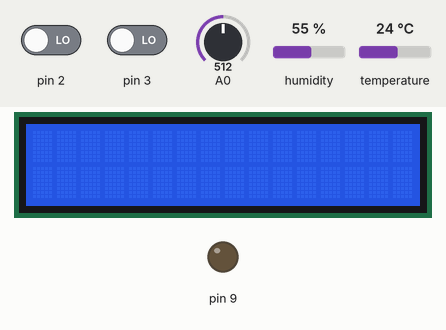
Simulated run of this sketch. Board: Arduino Uno, built with avr-gcc and run on an emulated ATmega328P. Parts: 16×2 character LCD, output pins drawn as LEDs (lit = HIGH). The inputs (shaded band) are chosen by the test bench; at power-on: pin 2 LOW, A0 = 512, pin 3 LOW, humidity 55 %, temperature 24 °C. The local clock reads 2024-03-15 10:24:30 at power-on unless the sketch sets it; what the sketch prints to the serial monitor is not drawn.

Above: at 1.2 s.
1.3 s: pin 2 driven HIGH
At 2.3 s:
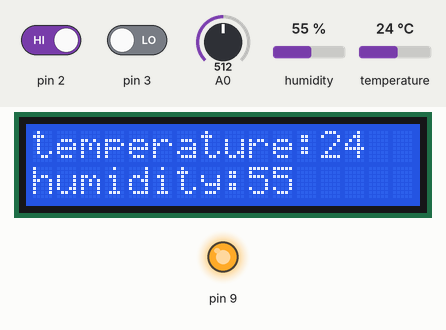
2.8 s: A0 set to 44
4.3 s: A0 set to 37
At 5.3 s:
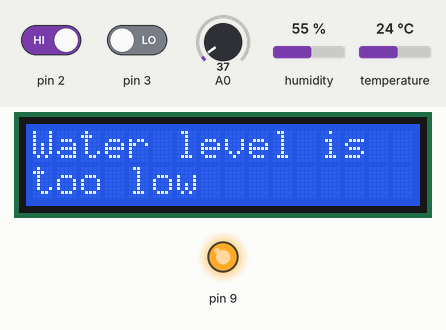
5.9 s: pin 3 driven HIGH
At 6.7 s:
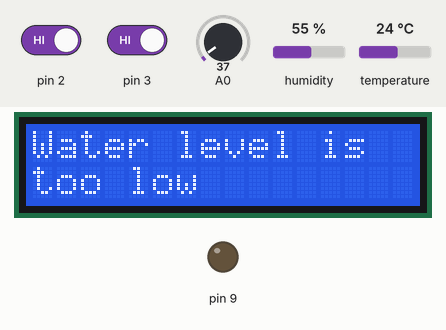
Timing chart, 0 to 8.4 s (numbered marks = the images above; inputs shaded):
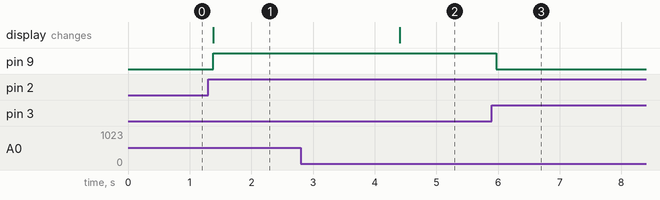

The sketch:

swamp_cooler.ino
```cpp
//Name: Joel Molina
//Date: 4/20/2024
//Purpose: Create an evaporation cooling system (Swamp Cooler)

#include <LiquidCrystal.h>
#include <dht.h>
#include <Stepper.h>
#include <Wire.h>
#include <RTClib.h>

//time setup
DS1307 rtc;

//fan motor setup
//speedPin = D5;
//dir1 = D6;
//dir2 = D7;

//stepper motor setup
const int stepsPerRevolution = 2048;
Stepper myStepper = Stepper(stepsPerRevolution, 8, 10, 9, 11); //In1-In3-In2-In4 for proper step sequence

//DHT setup
dht DHT;
#define DHT11_PIN 4

//LCD setup
const int RS = 45, EN = 43, D4 = 47, D5 = 49, D6 = 51, D7 = 53;
LiquidCrystal lcd(RS, EN, D4, D5, D6, D7);

//UART setup
//UART macros
#define RDA 0x80
#define TBE 0x20

//UART pointers
volatile unsigned char* myUCSR0A  = (unsigned char*) 0x00C0;
volatile unsigned char* myUCSR0B  = (unsigned char*) 0x00C1;
volatile unsigned char* myUCSR0C  = (unsigned char*) 0x00C2;
volatile unsigned int*  myUBRR0   = (unsigned int*) 0x00C4;
volatile unsigned char* myUDR0    = (unsigned char*) 0x00C6;

//ADC pointers
volatile unsigned char* my_ADMUX = (unsigned char*) 0x7C;
volatile unsigned char* my_ADCSRB = (unsigned char*) 0x7B;
volatile unsigned char* my_ADCSRA = (unsigned char*) 0x7A;
volatile unsigned int* my_ADC_DATA = (unsigned int*) 0x78;

//water sensor setup
//Power pin = D52
//Signal pin = A0
int waterSensorValue = 0;

//general global variables
int mode;
volatile bool startButtonPressed = 0;
volatile bool stopButtonPressed = 0;
volatile bool resetButtonPressed = 0;
unsigned long previousTime = 0; //Stores last LCD update time.
const long updateInterval = 60000; //60000 milliseconds (1-minute per update)
float fWaterLevel = 0;
float waterLevelThreshold = 0.2;
int temperature = 0;
int temperatureThreshold = 25;
bool firstTime = -1;
bool toggleDirFlag = 0;

//port A Register Pointers (used for LED's)
volatile unsigned char* port_a = (unsigned char*) 0x22;
volatile unsigned char* ddr_a  = (unsigned char*) 0x21;
volatile unsigned char* pin_a  = (unsigned char*) 0x20;

//port E Register Pointers (used for start & stop buttons) | PE3 used for fan motor
volatile unsigned char* port_e = (unsigned char*) 0x2E;
volatile unsigned char* ddr_e  = (unsigned char*) 0x2D;
volatile unsigned char* pin_e  = (unsigned char*) 0x2C;

//port B Register Pointers (used for water sensor output)
volatile unsigned char* port_b = (unsigned char*) 0x25;
volatile unsigned char* ddr_b  = (unsigned char*) 0x24;
volatile unsigned char* pin_b  = (unsigned char*) 0x23;

//port D Register Pointers (used for reset and changePos buttons)
volatile unsigned char* port_d = (unsigned char*) 0x2B;
volatile unsigned char* ddr_d  = (unsigned char*) 0x2A;
volatile unsigned char* pin_d  = (unsigned char*) 0x29;

//port H Register Pointers (used for fan motor)
volatile unsigned char* port_h = (unsigned char*) 0x102;
volatile unsigned char* ddr_h  = (unsigned char*) 0x101;
volatile unsigned char* pin_h  = (unsigned char*) 0x100;

void setup()
{
  //Initialize serial port
  U0Init(9600);

  //set LED's to output mode
  //pinA(1,3,5,7)
  *ddr_a |= 0x02; //blue LED
  *ddr_a |= 0x08; //green LED
  *ddr_a |= 0x20; //yellow LED
  *ddr_a |= 0x80; //red LED

  //set buttons to input mode
  *ddr_e &= 0xEF; //start | PE4
  *ddr_e &= 0xDF; //stop | PE5
  *ddr_d &= 0xFB; //reset | PD2
  *ddr_a &= 0xF1; //changePos | PA0


  //set fan motor dir & speed pins to output mode
  *ddr_h |= 0x10;//PH4 dir2 pin (IN4)
  *ddr_h |= 0x08;//PH3 dir1 pin (IN3)
  *ddr_e |= 0x08;//PE3 speed pin (ENB)

  //time setup
  Wire.begin();
  rtc.begin();
  if(!rtc.isrunning())
  {
    rtc.adjust(DateTime(__DATE__, __TIME__));
  }

  //initialize LCD
  lcd.begin(16, 2);

  //interrupt for stop, start, reset, and toggle vent direction buttons
  attachInterrupt(digitalPinToInterrupt(2), start, RISING);
  attachInterrupt(digitalPinToInterrupt(3), stop, RISING);
  attachInterrupt(digitalPinToInterrupt(19), reset, RISING);
  attachInterrupt(digitalPinToInterrupt(18), start, RISING);

  //water sensor pin as output
  *ddr_b |= 0x02;

  //initialize ADC
  adc_init();

  //start in disabled mode
  mode = 0;
}

void loop()
{
  //Change vent position if allowed
  if((*pin_a & 0x01) && (toggleDirFlag == 0))
  {
    myStepper.setSpeed(5);
    myStepper.step(stepsPerRevolution);
    printTime();
    writeString("vent position changed");
  }

  //disabled mode
  if(mode == 0)
  {
    //yellow LED on, rest off
    *port_a |= 0x20; //y
    *port_a &= 0xFD; //b
    *port_a &= 0xF7; //g
    *port_a &= 0x7F; //r

    //reset firstTime flag for LCD updates
    if(firstTime == 1)
    {
      firstTime = 0;
    }

    //disable water sensor, no reason to be polling the water level in disabled mode
    *port_b &= 0xFD;

    //fan motor off
    *port_e &= 0xF7;

    //allowed to change vent position
    toggleDirFlag = 0;

    //path 1: Start button pressed, go to idle mode
    if(startButtonPressed)
    {
      mode = 2;
      startButtonPressed = 0;
      printTime();
      writeString("Switched to idle mode");
      writeChar('\n');
    }
  }
  else
  {
    //gather DHT11 data
    DHT.read11(DHT11_PIN);
    temperature = DHT.temperature;
    int humidity = DHT.humidity;

    //update LCD with current humidity and temperature every minute
    //from disabled to idle want to update immediately so there isnt a 1-minute wait at the start.
    if(firstTime == 0)
    {
      unsigned long currentTime = millis();
      if(currentTime - previousTime >= 1)
      {
        previousTime = currentTime;
        updateLCD(temperature, humidity);
      }
      firstTime = 1;
    }
    else
    {
      unsigned long currentTime = millis();
      if(currentTime - previousTime >= updateInterval)
      {
        previousTime = currentTime;
        updateLCD(temperature, humidity);
      }
    }

    //gather water sensor value
    *port_b |= 0x02;
    int waterLevel = adc_read(0);
    //holds a value between 0-1 for ease of use of the values
    fWaterLevel = ((float) waterLevel / 1023) * 5.0;
    //writeWaterLevel(fWaterLevel); function call for test.

    //error mode
    if(mode == 1)
    {
      //red LED on, rest off
      *port_a |= 0x80; //r
      *port_a &= 0xFD; //b
      *port_a &= 0xF7; //g
      *port_a &= 0xDF; //y

      //Display error Message
      errorLCD();

      //fan motor off
      *port_e &= 0xF7;

      //Lock ability to adjust vent position
      toggleDirFlag = 1;

      //path 1: stop button pressed, go to disabled mode
      if(stopButtonPressed)
      {
        mode = 0;
        stopButtonPressed = 0;

        printTime();
        writeString("Switched to disabled mode");
        writeChar('\n');
      }

      //path 2: reset button pressed, go to idle mode
      if(resetButtonPressed && (fWaterLevel > waterLevelThreshold))
      {
        mode = 2;
        resetButtonPressed = 0;

        printTime();
        writeString("Switched to idle mode");
        writeChar('\n');
      }
    }

    //idle mode
    if(mode == 2)
    {
      //green LED on, rest off
      *port_a |= 0x08; //g
      *port_a &= 0xFD; //b
      *port_a &= 0x7F; //r
      *port_a &= 0xDF; //y

      //fan motor off
      *port_e &= 0xF7;

      //path 1: stop button pressed, go to disabled mode
      if(stopButtonPressed)
      {
        mode = 0;
        stopButtonPressed = 0;

        printTime();
        writeString("Switched to disabled mode");
        writeChar('\n');
      }

      //path 2: water level <= threshold, go to error mode
      if(fWaterLevel <= waterLevelThreshold)
      {
        mode = 1;

        printTime();
        writeString("Switched to error mode");
        writeChar('\n');
      }

      //path 3: temperature > threshold: go to running mode
      if(temperature > temperatureThreshold)
      {
        mode = 3;

        printTime();
        writeString("Switched to running mode");
        writeChar('\n');
        writeString("fan on");
        writeChar('\n');
      }

      //allowed to change vent position
      toggleDirFlag = 0;
    }

    //running mode
    if(mode == 3)
    {
      //blue LED on, rest off
      *port_a |= 0x02; //b
      *port_a &= 0x7F; //r
      *port_a &= 0xF7; //g
      *port_a &= 0xDF; //y

      //start fan motor, by default CW
      *port_e |= 0x08;
      *port_h |= 0x10;
      *port_h &= 0xF7;

      //path 1: stop button pressed, go to disabled mode
      if(stopButtonPressed)
      {
        mode = 0;
        stopButtonPressed = 0;

        printTime();
        writeString("Switched to disabled mode");
        writeChar('\n');
        writeString("fan off");
        writeChar('\n');
      }

      //path 2: temperature <= threshold: go to idle mode
      if(temperature <= temperatureThreshold)
      {
        mode = 2;

        printTime();
        writeString("Switched to idle mode");
        writeChar('\n');
        writeString("fan off");
        writeChar('\n');
      }

      //path 3: water level < threshold, go to error mode
      if(fWaterLevel < waterLevelThreshold)
      {
        mode = 1;

        printTime();
        writeString("Switched to error mode");
        writeChar('\n');
        writeString("fan off");
        writeChar('\n');
      }

      //allowed to change vent position
      toggleDirFlag = 0;
    }
  }
}


//interrupt functions for start & stop functions
void start()
{
  startButtonPressed = 1;
}

void stop()
{
  stopButtonPressed = 1;
}

void reset()
{
  resetButtonPressed = 1;
}

//writes humidity and temperature to LCD
void updateLCD(int t, int h)
{
  lcd.clear();
  //int -> string
  char tempStr[3];
  char humStr[3];

  sprintf(tempStr, "%d", t);
  sprintf(humStr, "%d", h);

  lcd.setCursor(0, 0);
  lcd.write("temperature:");
  lcd.write(tempStr);

  lcd.setCursor(0, 1);
  lcd.write("humidity:");
  lcd.write(humStr);
}

//writes error message to LCD
void errorLCD()
{
  lcd.clear();

  lcd.setCursor(0, 0);
  lcd.write("Water level is");

  lcd.setCursor(0, 1);
  lcd.write("too low");
}

//UART functions
void U0Init(int U0baud) //Serial.begin
{
 unsigned long FCPU = 16000000;
 unsigned int tbaud;
 tbaud = (FCPU / 16 / U0baud - 1);
 *myUCSR0A = 0x20;
 *myUCSR0B = 0x18;
 *myUCSR0C = 0x06;
 *myUBRR0  = tbaud;
}

unsigned char kbhit() //Serial.available
{
  return *myUCSR0A & RDA;
}

unsigned char getChar() //Serial.read
{
  return myUDR0;
}

void writeChar(unsigned char U0pdata) //Serial.write
{
  while((*myUCSR0A & TBE) == 0);
  *myUDR0 = U0pdata;
}

//convert numbers to char
void writeNumber(int number)
{
  if (number < 10)
  {
    writeChar('0'); //0 padding
    writeChar('0' + number);
  } else
  {
    writeChar('0' + number / 10);
    writeChar('0' + number % 10);
  }
}

//special case for printing the year
void writeYear(int number)
{
  writeChar('0' + (number / 1000) % 10);
  writeChar('0' + (number / 100) % 10);
  writeChar('0' + (number / 10) % 10);
  writeChar('0' + number % 10);
}

//write strings using char function
void writeString(const char* s)
{
  //break at null terminator
  for (int i = 0; s[i] != '\0'; i++)
  {
    writeChar(s[i]); // Write each character
  }
}


//ADC functions
void adc_init()
{
  // setup the A register
  *my_ADCSRA |= 0b10000000; //set bit 7 to 1 to enable ADC
  *my_ADCSRA &= 0b11011111; //clear bit 6 to 0 to disable ADC trigger mode
  *my_ADCSRA &= 0b11110111; //clear bit 5 to 0 to disable ADC interrupt
  *my_ADCSRA &= 0b11111000; //clear bit 0-2 to 0 to set prescaler selection to slow reading

  // setup the B register
  *my_ADCSRB &= 0b11110111; //clear bit 3 to 0 to reset the channel and gain bits
  *my_ADCSRB &= 0b11111000; //clear bit 2-0 to 0 to set free running mode

  // setup the MUX Register
  *my_ADMUX  &= 0b01111111; //clear bit 7 to 0 for AVCC analog reference
  *my_ADMUX  |= 0b01000000; //set bit   6 to 1 for AVCC analog reference
  *my_ADMUX  &= 0b11011111; //clear bit 5 to 0 for right adjust result
  *my_ADMUX  &= 0b11100000; //clear bit 4-0 to 0 to reset the channel and gain bits
}

unsigned int adc_read(unsigned char adc_channel_num)
{
  //clear the channel selection bits (MUX 4:0)
  *my_ADMUX  &= 0b11100000;

  //clear the channel selection bits (MUX 5)
  *my_ADCSRB &= 0b11110111;

  //set the channel number
  if(adc_channel_num > 7)
  {
    //set the channel selection bits, but remove the most significant bit (bit 3)
    adc_channel_num -= 8;
    // set MUX bit 5
    *my_ADCSRB |= 0b00001000;
  }
  //set the channel selection bits
  *my_ADMUX  += adc_channel_num;

  //set bit 6 of ADCSRA to 1 to start a conversion
  *my_ADCSRA |= 0x40;

  //wait for the conversion to complete
  while((*my_ADCSRA & 0x40) != 0);

  //return the result in the ADC data register
  return *my_ADC_DATA;
}

//write time of events
void printTime()
{
  DateTime now = rtc.now();
  writeString("Date:" );

  writeYear(now.year());
  writeChar('-');
  writeNumber(now.month());
  writeChar('-');
  writeNumber(now.day());
  writeChar(' ');

  writeString("Time: ");

  writeNumber(now.hour());
  writeChar(':');
  writeNumber(now.minute());
  writeChar(':');
  writeNumber(now.second());
  writeChar('\n');
}

//test function: write water level values to serial monitor
/*
void writeWaterLevel(float v)
{
  int ones = (int) v;
  int tenths = (int) (v * 10);
  tenths = tenths % 10;
  int hundreths = (int) (v * 100);
  hundreths = hundreths % 10;

  writeChar(ones + '0');
  writeChar('.');
  writeChar(tenths + '0');
  writeChar(hundreths + '0');
  writeChar('\n');
}
*/
```

Measured:
- the behaviour switches between 41 and 40 on A0 (found by bisection; images 1 and 2)
- after the input at 1.3 s, pin 9: LOW → HIGH after 0.08 s; the display: changes after 0.08 s (image 1)
- after the input at 2.8 s, every drawn part: stays the same
- after the input at 4.3 s, the display: changes after 0.10 s (image 2)
- after the input at 5.9 s, pin 9: HIGH → LOW after 0.07 s
